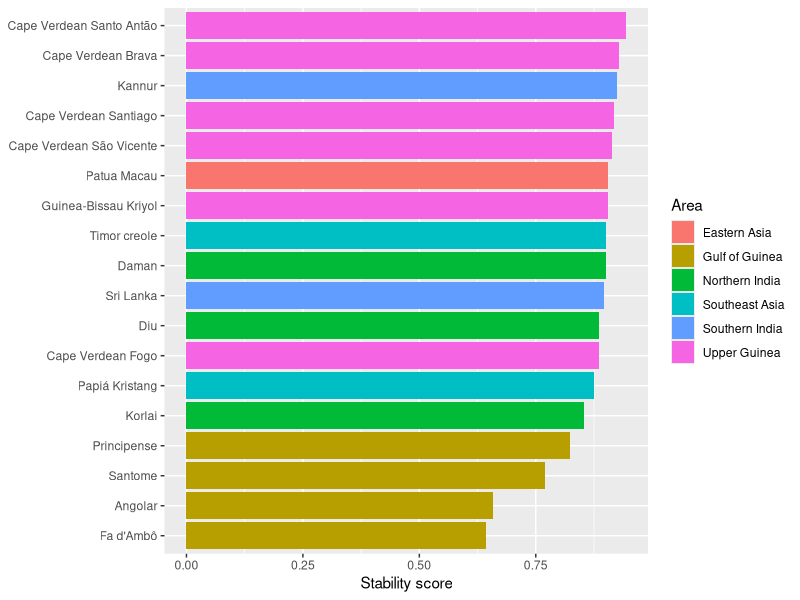
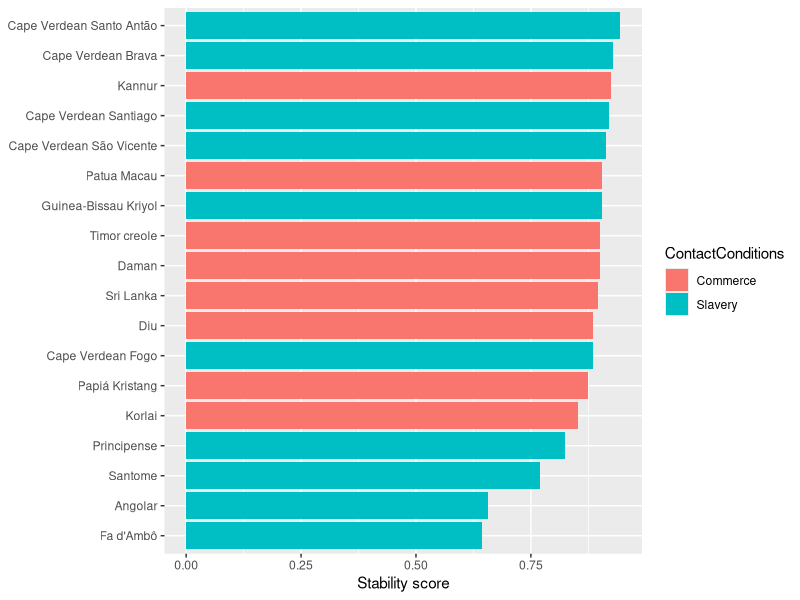
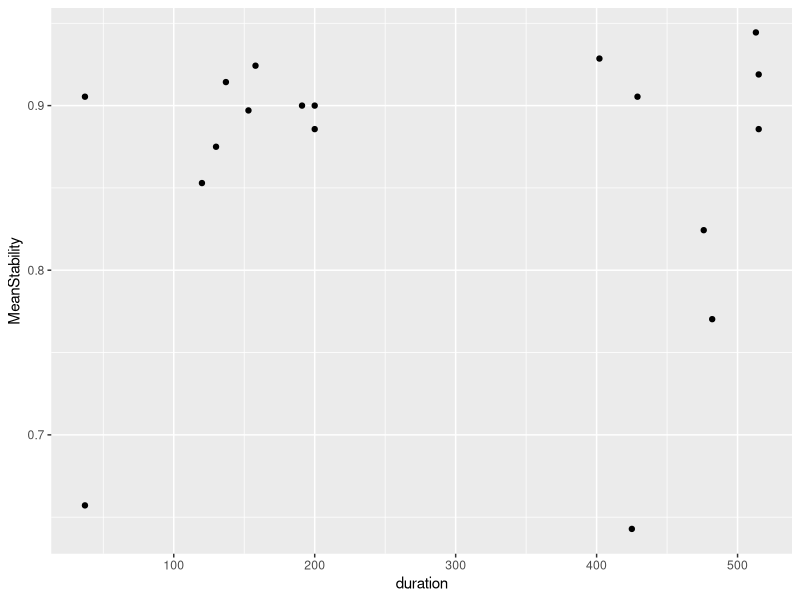
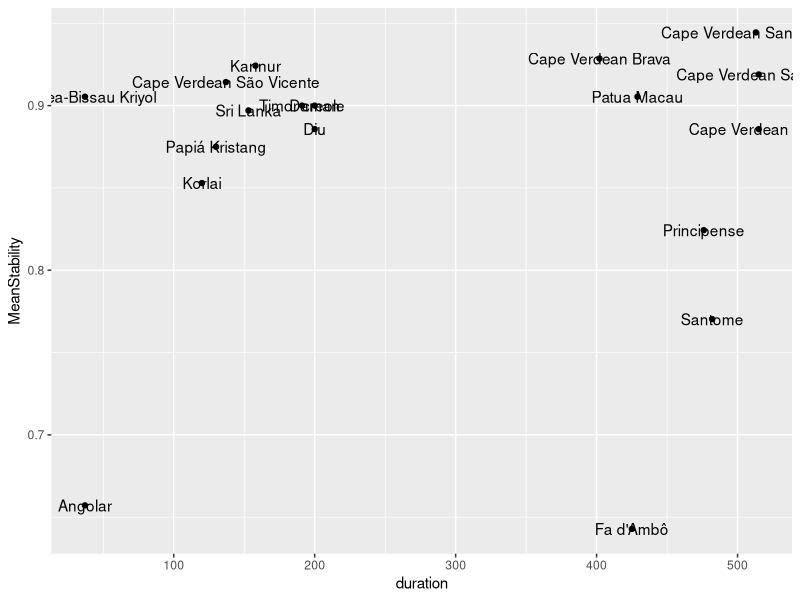
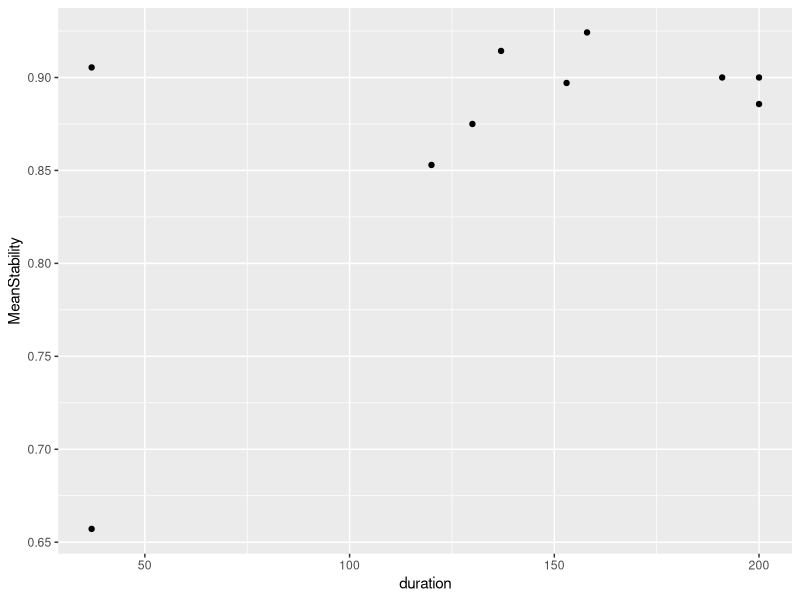
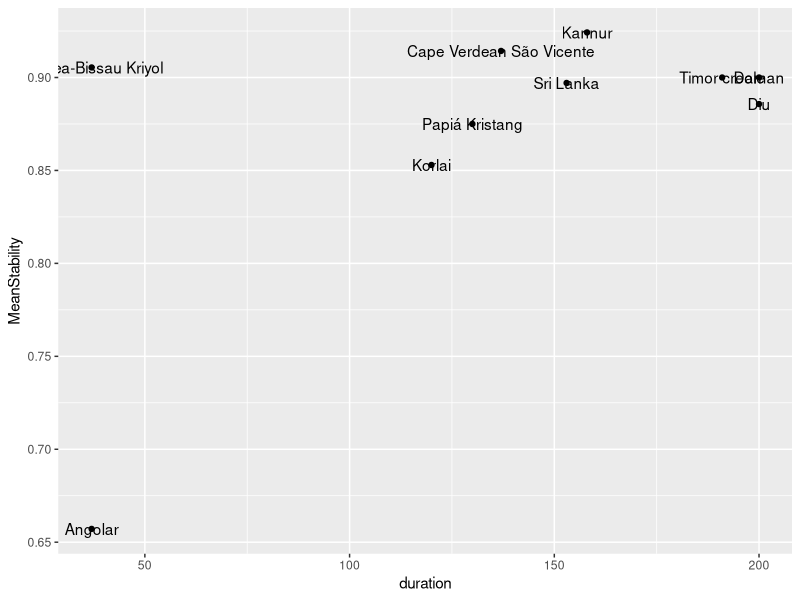
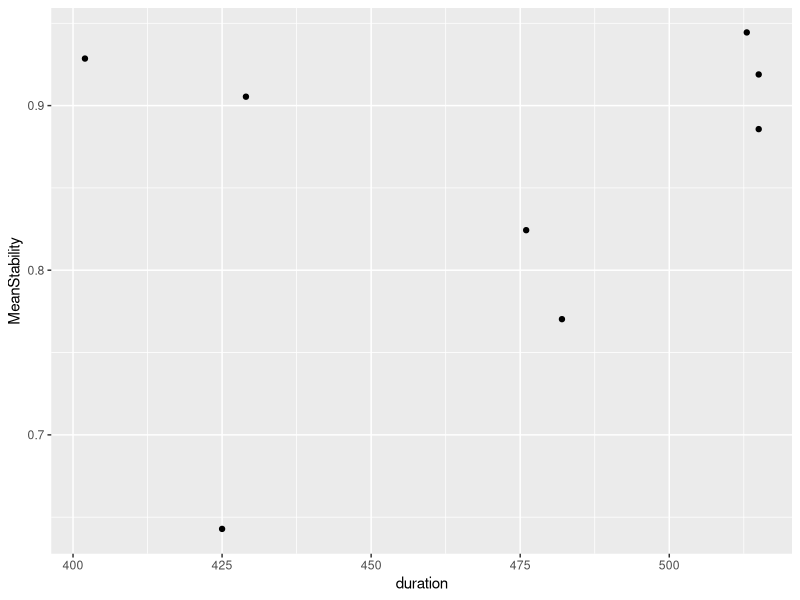
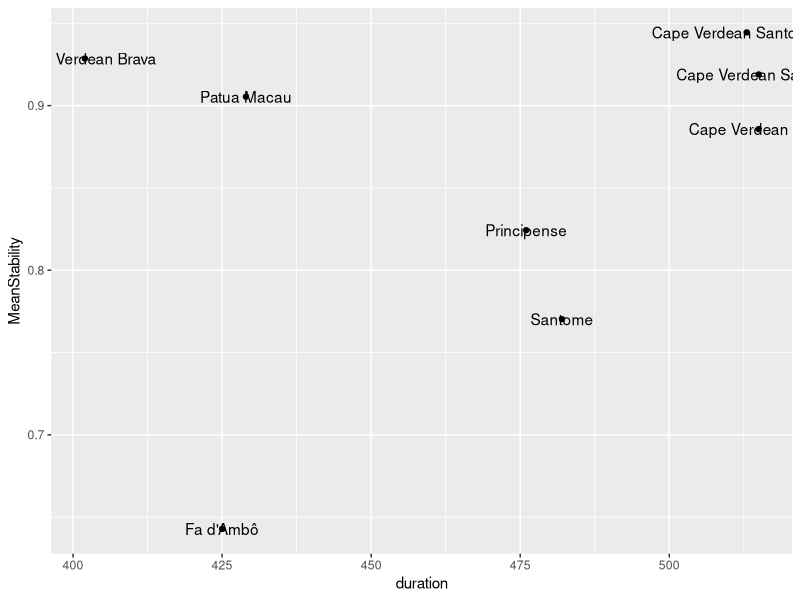

These charts were generated, in order, by the following R code: (Note: this script raises an error after producing the figures.)
## ---- chunk 1
library(tidyverse)
library(knitr)
## ---- chunk 2
# Because the private token keeps resetting...
# database <- read_csv('https://raw.githubusercontent.com/CreoPhon/CreoPhonPt/main/Creoles.csv?token=AAIGDLS6YB3YSYW7QJWERXDBVYPOE')
# write_csv(database, 'database.csv')
database <- read_csv('database.csv')
## ---- chunk 3
database %>% head() %>% kable()
## ---- chunk 4
database$duration <- database$`EndOfInfluence` - database$`FirstMajorSettlement`
## ---- chunk 5
database <- mutate(database, GlobalStability = (PlaceStability + MannerStability)/2)
# table(database$Language, database$GlobalStability)
## ---- chunk 6
database <- database %>% mutate(duration_group = ifelse(duration <= 200, 'short', 'long'))
## ---- chunk 7
database <- database %>% mutate(categorical_stability = ifelse(PlaceStability == 1 & MannerStability == 1, 'no manner/no place', NA))

database <- database %>% mutate(categorical_stability = ifelse(PlaceStability == 1 & MannerStability == 0, 'manner/no place', categorical_stability))

database <- database %>% mutate(categorical_stability = ifelse(PlaceStability == 0 & MannerStability == 1, 'no manner/place', categorical_stability))

database <- database %>% mutate(categorical_stability = ifelse(PlaceStability == 0 & MannerStability == 0, 'manner/place', categorical_stability))

table(database$categorical_stability)
## ---- chunk 8
creole_stability <- database %>% group_by(Language, Area, duration, duration_group, ContactConditions) %>% summarize(MeanStability = mean(GlobalStability, na.rm = TRUE))
## ---- chunk 9
ggplot(creole_stability) + 
  geom_bar(aes(x = MeanStability, y = reorder(Language, MeanStability), fill = Area), 
           stat = "identity", show.legend = TRUE) +
  theme(axis.title.y = element_blank()) +
  labs(x = "Stability score")
## ---- chunk 10
table(creole_stability$Area)
## ---- chunk 11
ggplot(creole_stability) + 
  geom_bar(aes(x = MeanStability, y = reorder(Language, MeanStability), fill = ContactConditions), 
           stat = "identity", show.legend = TRUE) +
  theme(axis.title.y = element_blank()) +
  labs(x = "Stability score")
## ---- chunk 12
ggplot(creole_stability, aes(x=duration, y=MeanStability)) +
  geom_point()

ggplot(creole_stability, aes(x=duration, y=MeanStability)) +
  geom_point() +
  geom_text(label=creole_stability$Language)
## ---- chunk 13
msd <- lm(MeanStability ~ duration, data=creole_stability)
summary(msd)
## ---- chunk 14
tmp_short <- creole_stability %>% filter(duration <= 200)
tmp_long <- creole_stability %>% filter(duration > 200)
## ---- chunk 15
ggplot(tmp_short, aes(x=duration, y=MeanStability)) +
  geom_point()

ggplot(tmp_short, aes(x=duration, y=MeanStability)) +
  geom_point() +
  geom_text(label=tmp_short$Language)
## ---- chunk 16
ggplot(tmp_long, aes(x=duration, y=MeanStability)) +
  geom_point()

ggplot(tmp_long, aes(x=duration, y=MeanStability)) +
  geom_point() +
  geom_text(label=tmp_long$Language)
## ---- chunk 17
msd <- lm(MeanStability ~ duration + duration_group * duration, data=creole_stability)
summary(msd)

ggplot(creole_stability, aes(x = duration, y = MeanStability, color = duration_group)) +
  geom_smooth(method = "lm") +
  geom_point()
## ---- chunk 18
library(mgcv)
# Factorize duration_group
creole_stability$duration_group = as.factor(creole_stability$duration_group)

# Model with an interaction between duration_group and duration
# (with maximum of cubic-spline fit)
msd.gam <- gam(MeanStability ~ duration_group + s(duration, k=3) + s(duration, by=duration_group, k=3), data=creole_stability)

summary(msd.gam)

plot(msd.gam, all.terms=T, shade=T, pages=1)

qqnorm(resid(msd.gam)); qqline(resid(msd.gam))

msd.gam.trimmed <- gam(MeanStability ~ duration_group + s(duration, k=3) + s(duration, by=duration_group, k=3), data=creole_stability %>% filter(MeanStability>0.7))

summary(msd.gam.trimmed)

plot(msd.gam.trimmed, sel=1, shade=T, ylab="Effect on mean stability", xlab="Duration of influence", residuals=T, main="Main effect of duration", cex=5, pch=".", col='dodgerblue'); abline(h=0, lty=2, col="red")

plot(msd.gam.trimmed, sel=2, shade=T, ylab="Effect on mean stability", xlab="Duration of influence", main="Long-term influence", col='dodgerblue'); abline(h=0, lty=2, col="red")

plot(msd.gam.trimmed, sel=3, shade=T, ylab="Effect on mean stability", xlab="Duration of influence", main="Short-term influence", col='dodgerblue'); abline(h=0, lty=2, col="red")

# (dotted lines indicate error)
plot(msd.gam.trimmed, all.terms=T, sel=4, ylab="Effect on mean stability", xlab="Duration group", main="Main effect of duration group")

# checking out the model performance
qqnorm(resid(msd.gam.trimmed)); qqline(resid(msd.gam.trimmed)) # meh
## ---- chunk 19
place_results <- database %>% group_by(LexifierPhoneme) %>% summarize(mplace = mean(PlaceStability, na.rm = TRUE))
manner_results <- database %>% group_by(LexifierPhoneme) %>% summarize(mmanner = mean(MannerStability, na.rm = TRUE))

consonant_stability <- left_join(place_results, manner_results, by = "LexifierPhoneme")

class <- c("nasal", "rhotic", "lateral", "fricative", "stop", "stop", "fricative", "stop", "stop", "lateral", "nasal", "nasal", "stop", "rhotic", "fricative", "stop", "affricate", "fricative", "fricative")

consonant_stability_class <- cbind(consonant_stability, class)
## ---- chunk 20
# TODO: fix the class "dots"
ggplot(consonant_stability, aes(y = mmanner, x = mplace, label = LexifierPhoneme, color=class)) +
  geom_point(position= "dodge") + 
  geom_text(aes(label=LexifierPhoneme), hjust=3, vjust=0) +
  theme(axis.title.x = element_blank(),
        axis.title.y = element_blank())
## ---- chunk 21
consonant_global_stability <- mutate(consonant_stability_class, mglobal = (mmanner + mplace)/2)

ggplot(consonant_global_stability) + 
  geom_bar(aes(x = mglobal, 
               y = reorder(LexifierPhoneme, mglobal),
               fill = class), stat = "identity", show.legend = TRUE) +
  labs(x = "Stability score", y = "Phoneme", fill = "Manner")
## ---- chunk 22
# qplot(x = duration, y = MeanStability, data = consonant_global_stability, color = duration_group) +
#  geom_smooth(method = "lm") 
## ---- chunk 23
library(lmerTest)

# Factorizing
mod.db = database %>%
              as.data.frame() %>%
              mutate(categorical_stability = as.factor(categorical_stability),
              Lexifier = as.factor(Lexifier),
              CreolePhoneme = as.factor(CreolePhoneme),
              Language = as.factor(Language))

# Remove singletons/doubletons
#goodies = names(table(mod.db$CreolePhoneme)>2)

#mod.db = mod.db %>%
#         filter(CreolePhoneme %in% goodies)
## ---- chunk 24
plot(mod.db$categorical_stability, mod.db$duration, notch=T)
## ---- chunk 25
table(mod.db$categorical_stability)

# Place stability
cat.mod.place = glmer(PlaceStability ~ log(duration) + (1|CreolePhoneme), data=mod.db, family="binomial")

summary(cat.mod.place)

# Manner stability
cat.mod.manner = glmer(MannerStability ~ log(duration) + (1|CreolePhoneme), data=mod.db, family="binomial")

summary(cat.mod.manner)

# Duration group
cat.mod.group = glmer(as.factor(duration_group) ~ PlaceStability + MannerStability + (1|CreolePhoneme), data=mod.db, family="binomial", nAGQ=0)

summary(cat.mod.group)
## ---- chunk 26
data_by_position <- database %>% select(Position, LexifierPhoneme, PlaceStability, MannerStability) %>% mutate(Position = tolower(Position))

data_by_position$PlaceStability <- as.numeric(data_by_position$PlaceStability)

data_by_position$MannerStability <- as.numeric(data_by_position$MannerStability)
## ---- chunk 27
position_stability <- mutate(data_by_position, GlobalStability = (PlaceStability + MannerStability)/2)

position_results <- position_stability %>% group_by(LexifierPhoneme, Position) %>% summarize(m = mean(GlobalStability, na.rm = TRUE))
## ---- chunk 28
position_results$Position <- factor(position_results$Position, levels = c('word-initial', 'word-medial', 'word-final'))

ggplot(position_results, aes(x = LexifierPhoneme, y = m, fill = Position)) + 
  geom_col(position = position_dodge2(width = 0.9, preserve = "single")) +
  theme(axis.title.x = element_blank(),
        axis.title.y = element_blank())
## ---- chunk 29
ggplot(position_results) + 
  geom_bar(aes(x = m,
               y = reorder(LexifierPhoneme, m),
               fill = Position), 
           stat = "identity", 
           show.legend = TRUE,
           position = "dodge2") +
  labs(x = "Stability score", y = "Phoneme", fill = "Position")
## ---- chunk 30
# TODO: update what we show, flip horizontally, change colors
position_results1 <- position_results %>% pivot_wider(names_from = Position, values_from = m)

different_position <- subset(position_results1, position_results1$`word-initial` != position_results1$`word-medial` | position_results1$`word-final` != position_results1$`word-medial`)

different_position_results <- different_position %>% pivot_longer(c(`word-initial`, `word-medial`, `word-final`), names_to = "Position", values_to = "m")

different_position_results$Position <- factor(different_position_results$Position, levels = c('word-initial', 'word-medial', 'word-final'))

ggplot(different_position_results, 
       aes(x = LexifierPhoneme, y = m, fill = Position)) + 
  geom_col(position = position_dodge2(width = 0.9, preserve = "single"))
## ---- chunk 31
# TODO: reorder doesn't work here
ggplot(different_position_results) + 
  geom_bar(aes(x = m,
               y = reorder(LexifierPhoneme, m),
               fill = Position), 
           stat = "identity", 
           show.legend = TRUE,
           position = "dodge2") +
  labs(x = "Stability score", y = "Phoneme", fill = "Position")
## ---- chunk 32
m <- lm(MeanStability ~ ContactConditions, data=creole_stability)
summary(m)

ggplot(creole_stability, aes(x = ContactConditions, y = MeanStability, color = ContactConditions)) +
  geom_smooth(method = "lm") +
  geom_violin()
## ---- chunk 33
m <- lm(MeanStability ~ duration + ContactConditions * duration, data=creole_stability)
summary(m)

ggplot(creole_stability, aes(x = duration, y = MeanStability, color = ContactConditions)) +
  geom_smooth(method = "lm") +
  geom_point()
